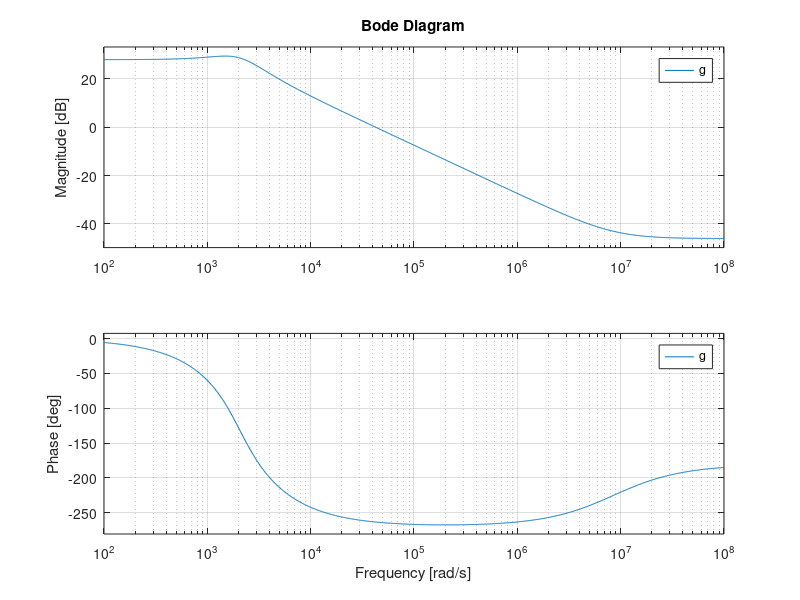
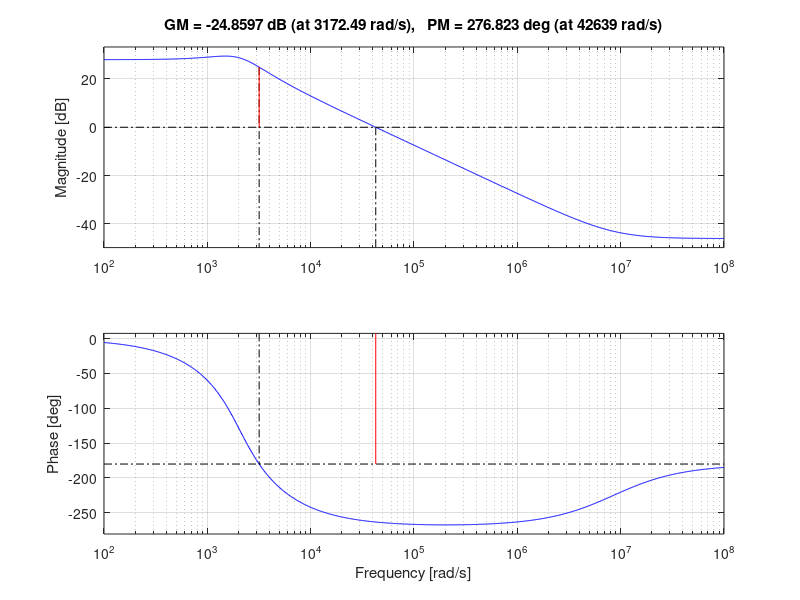

Write MATLAB code to recreate these figures, in order.
clear all;
clc;
s = tf('s'); % Intiaalizing as transfer function
% Parameters of the circuit
R = 9 ; % Load Resistance
L = 3e-3 ; % Inductance
Rl = 0.2 ; % Inductor resistance
c = 47e-6 ; % Capacitance of the converter
Rc = 5e-3 ; % Cacitance resistance
Vo = 20 ; % Output Specification voltage
Vi = 15 ; % Input rated voltage
d = 1 - (Vi/Vo) ; % Duty Cycle of switch
Il = 2 ; % Load Current nominal
k = (1-2*d)*Rc *c ;
k1 = Vo * (1-d) - Il * Rl ;
k2 = (1-d)^2 + Rl/R ;
gn = (1+k*s) * (k1 - Il * L * s)
gd = c * s * (L * s + Rl) + (1+k * s) * (k2 +(L*s/R))
g = zpk(gn/gd) % Plant model TF
%sisotool(g)
Gc=1; % Controller
% c = 10^3*(s+3)/(s*(s+10)*(s+1000));
vi_dist_tf=1/((1-d)+(L*s+Rl)*(c*s/(1+k*s)+1/R)/(1-d));
io_dist_tf=-((1+k*s)/(c*s))/(1+((1-d)^2/(L*s+Rl)+1/R)*(1+k*s)/(c*s));
optf = series(g,Gc)
figure(1)
bode(g)
figure(2)
bode(optf)
margin(optf)
cltf = feedback(optf,1)
figure(3)
step(cltf)
S=1/(1+optf)
%  T=optf/(1+optf) 
%  figure(4)
%  bode(S)
%  figure(5)
%  bode(T)